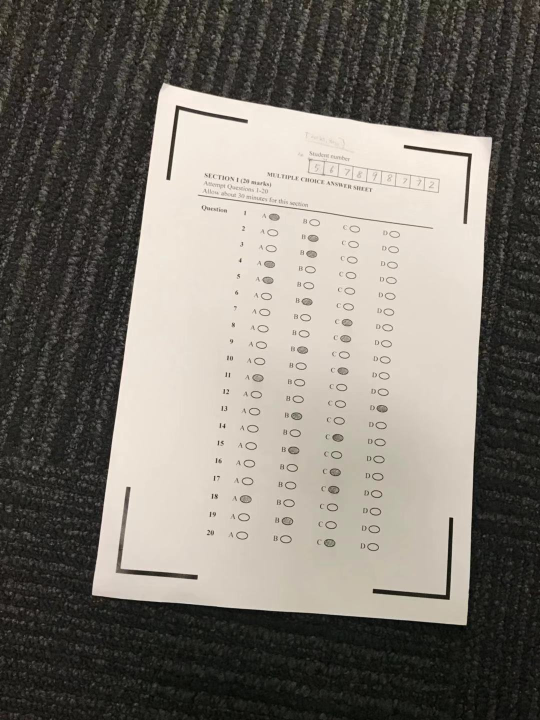
#> input picture images/10.jpeg, 1080 x 1440 px (shown at 1/2 size)
$ python ocr_knn.py --image ../images/10.jpeg
#> lines starting #> are read from the running program, lines starting #| are printed output that depends on the picture; after the words box and inside, x2 and y2 are one past the last pixel; in counts of white or black regions, pixels touching at a corner belong together
import numpy as np
import cv2
import argparse

ap = argparse.ArgumentParser()
ap.add_argument("-i", "--image", required=True, help="path to the input image")
args = vars(ap.parse_args())

image = cv2.imread(args["image"])
#> image is the input picture: shape (1440, 1080, 3); mean B, G, R 110, 117.6, 122.6
gray = cv2.cvtColor(image, cv2.COLOR_BGR2GRAY)
blurred = cv2.GaussianBlur(gray, (5, 5), 0)
edged = cv2.Canny(blurred, 75, 200)
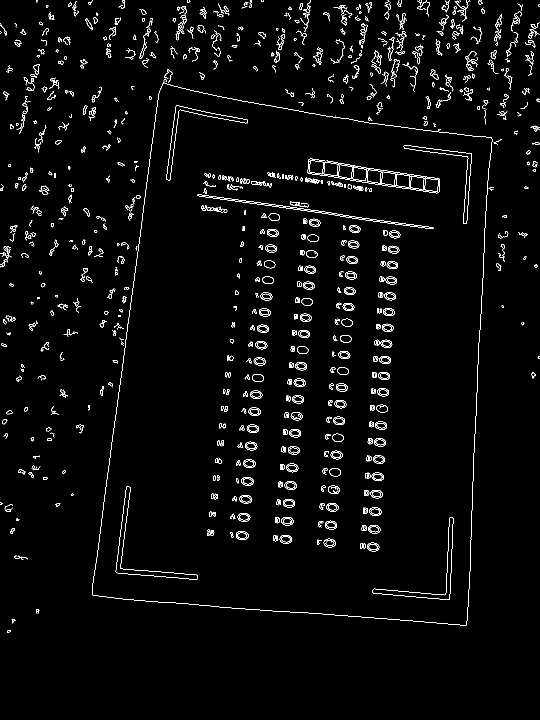
#> edged: shape (1440, 1080) (shown at 1/2 size); 2.6% white in thin lines or dots, all inside (x1, y1, x2, y2) = (0, 0, 1080, 1265)

# Now we split the image to 5000 cells, each 20x20 size
#> (the run stopped early here; a loop or call above may not have finished)

$ run again, on images/7.jpeg
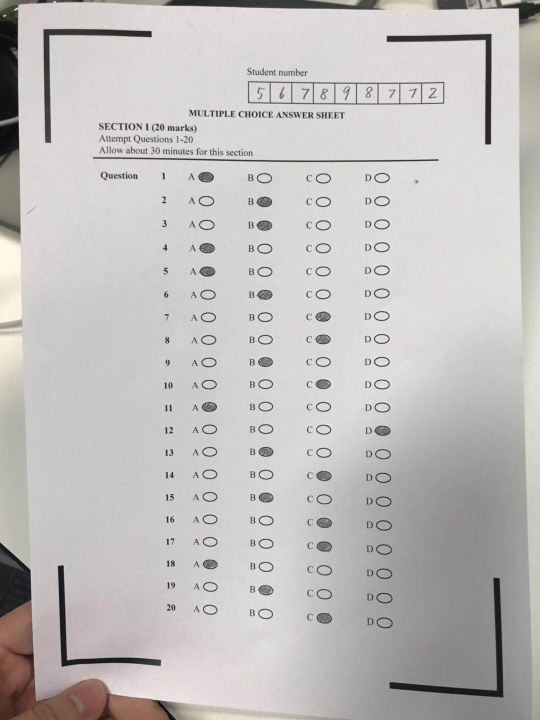
#> input picture images/7.jpeg, 1080 x 1440 px (shown at 1/2 size)
#> image is the input picture: shape (1440, 1080, 3); mean B, G, R 188.1, 190.4, 193.2
#> `edged = cv2.Canny(blurred, 75, 200)`:
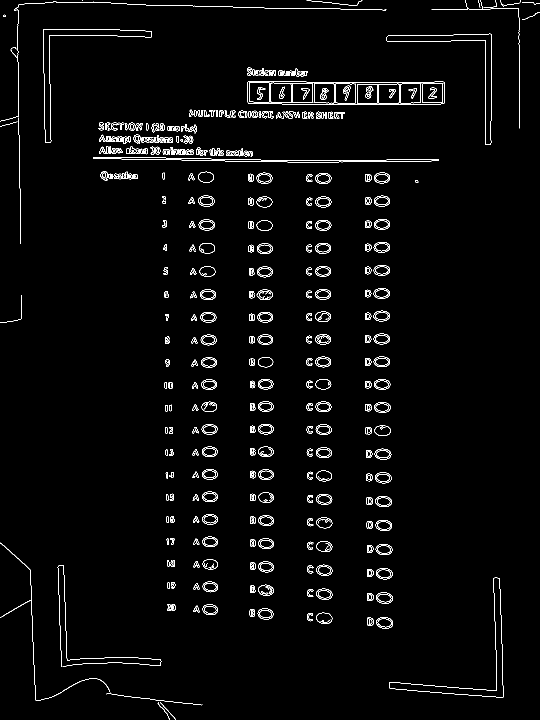
#> edged: shape (1440, 1080) (shown at 1/2 size); 2.3% white in thin lines or dots

$ run again, on images/8.jpeg
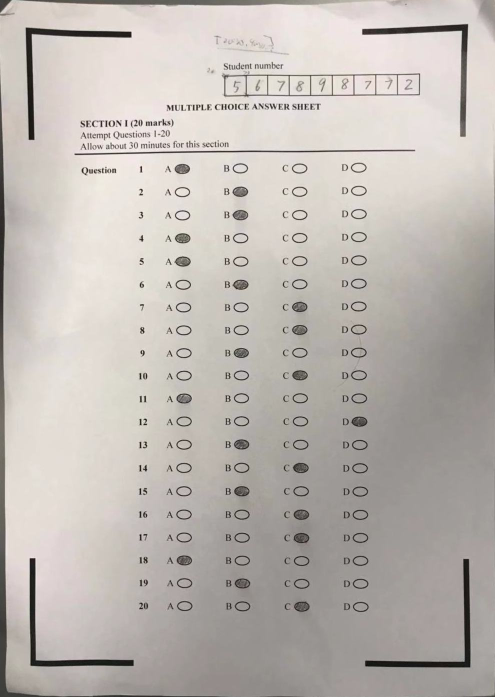
#> input picture images/8.jpeg, 990 x 1394 px (shown at 1/2 size)
#> image is the input picture: shape (1394, 990, 3); mean B, G, R 178.7, 184, 189.8
#> `edged = cv2.Canny(blurred, 75, 200)`:
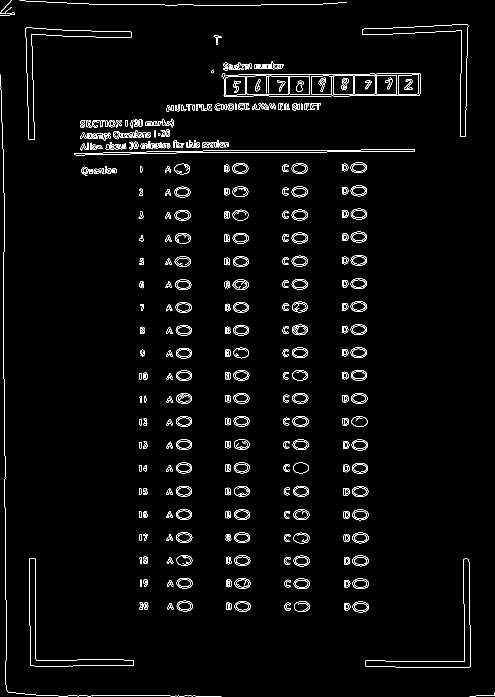
#> edged: shape (1394, 990) (shown at 1/2 size); 2.6% white in thin lines or dots

$ run again, on images/9.jpeg
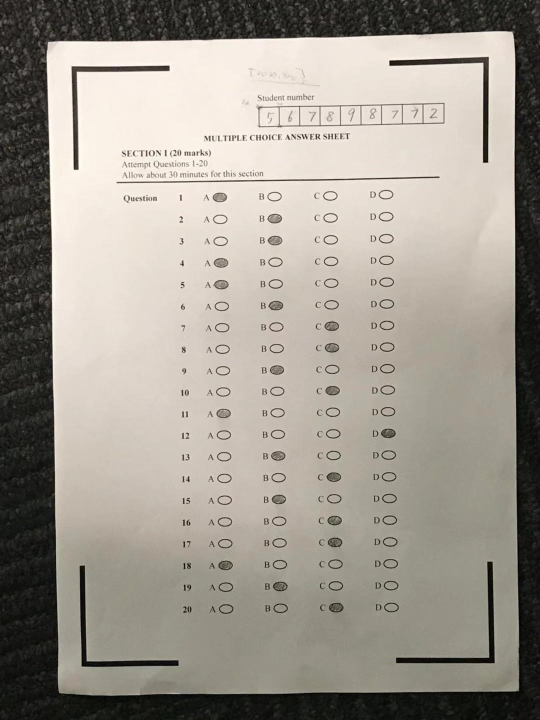
#> input picture images/9.jpeg, 1080 x 1440 px (shown at 1/2 size)
#> image is the input picture: shape (1440, 1080, 3); mean B, G, R 142.9, 152.2, 158.2
#> `edged = cv2.Canny(blurred, 75, 200)`:
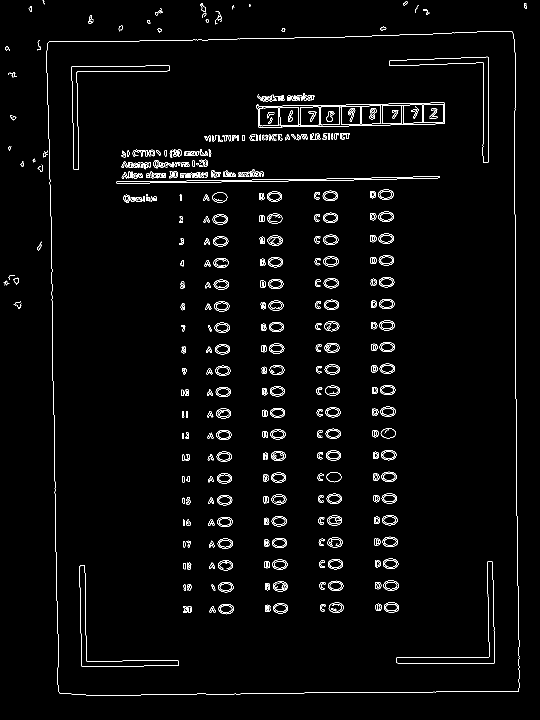
#> edged: shape (1440, 1080) (shown at 1/2 size); 2.3% white in thin lines or dots
